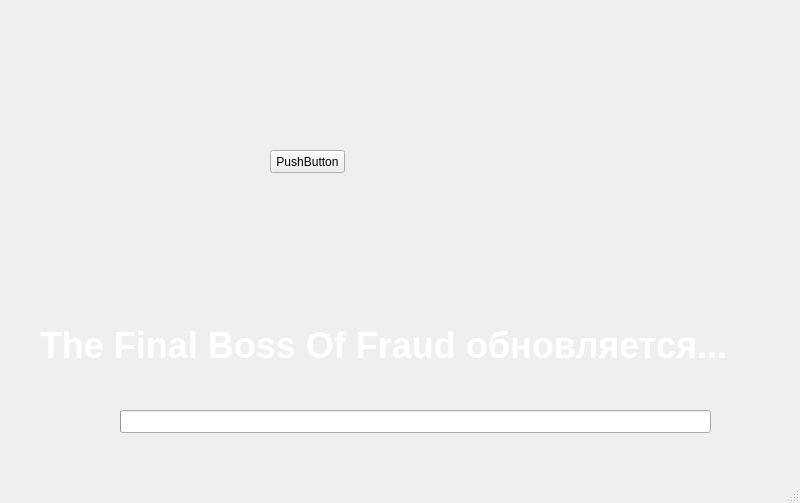
<?xml version="1.0" encoding="UTF-8"?>
<ui version="4.0">
 <class>Updater</class>
 <widget class="QMainWindow" name="Updater">
  <property name="geometry">
   <rect>
    <x>0</x>
    <y>0</y>
    <width>800</width>
    <height>503</height>
   </rect>
  </property>
  <property name="windowTitle">
   <string>Апдейтер The Final Boss Of Fraud</string>
  </property>
  <widget class="QWidget" name="centralwidget">
   <widget class="QLabel" name="img">
    <property name="geometry">
     <rect>
      <x>-80</x>
      <y>-70</y>
      <width>961</width>
      <height>601</height>
     </rect>
    </property>
    <property name="sizePolicy">
     <sizepolicy hsizetype="Expanding" vsizetype="Expanding">
      <horstretch>0</horstretch>
      <verstretch>0</verstretch>
     </sizepolicy>
    </property>
    <property name="text">
     <string/>
    </property>
    <property name="pixmap">
     <pixmap>../SUHARIKI2.png</pixmap>
    </property>
    <property name="scaledContents">
     <bool>true</bool>
    </property>
   </widget>
   <widget class="QLabel" name="tfbofupdating">
    <property name="geometry">
     <rect>
      <x>40</x>
      <y>310</y>
      <width>741</width>
      <height>71</height>
     </rect>
    </property>
    <property name="font">
     <font>
      <family>Arial</family>
      <pointsize>27</pointsize>
      <weight>75</weight>
      <bold>true</bold>
     </font>
    </property>
    <property name="text">
     <string>&lt;html&gt;&lt;head/&gt;&lt;body&gt;&lt;p&gt;&lt;span style=&quot; color:#ffffff;&quot;&gt;The Final Boss Of Fraud обновляется...&lt;/span&gt;&lt;/p&gt;&lt;/body&gt;&lt;/html&gt;</string>
    </property>
    <property name="scaledContents">
     <bool>false</bool>
    </property>
   </widget>
   <widget class="QProgressBar" name="progressBar">
    <property name="geometry">
     <rect>
      <x>120</x>
      <y>410</y>
      <width>591</width>
      <height>23</height>
     </rect>
    </property>
    <property name="value">
     <number>0</number>
    </property>
    <property name="format">
     <string/>
    </property>
   </widget>
   <widget class="QPushButton" name="pushButton">
    <property name="geometry">
     <rect>
      <x>270</x>
      <y>150</y>
      <width>75</width>
      <height>23</height>
     </rect>
    </property>
    <property name="text">
     <string>PushButton</string>
    </property>
   </widget>
  </widget>
  <widget class="QStatusBar" name="statusbar"/>
 </widget>
 <resources/>
 <connections/>
</ui>
